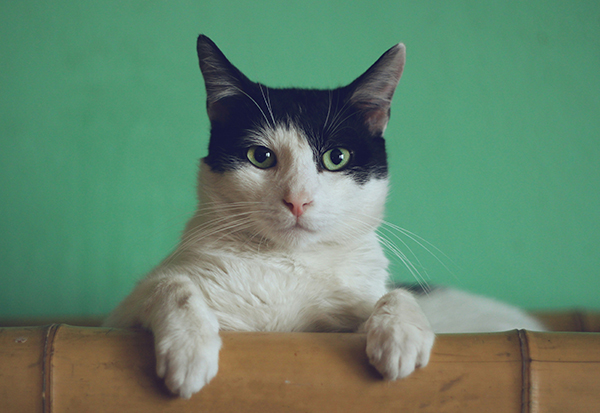
#> input picture myenv/images/Cat2.jpg, 600 x 413 px, found by its file name
$ python contour.py
#> lines starting #> are read from the running program, lines starting #| are printed output that depends on the picture; after the words box and inside, x2 and y2 are one past the last pixel; in counts of white or black regions, pixels touching at a corner belong together
import cv2
import numpy as np

# Absolute path to the image
img = cv2.imread('/Users/seungwookyoon/LearnOpenCV/myenv/images/Cat2.jpg')
#> img is the input picture: shape (413, 600, 3); mean B, G, R 108.4, 133.2, 99.7

#cv2.imshow('Cat', img)

blank = np.zeros(img.shape, dtype='uint8')
cv2.imshow('Blank', blank)

gray = cv2.cvtColor(img, cv2.COLOR_BGR2GRAY)
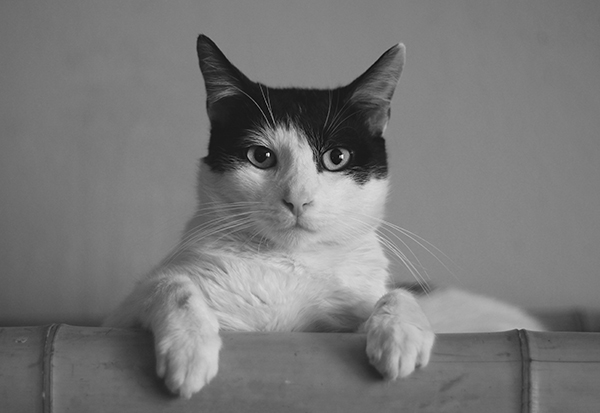
#> gray: shape (413, 600); min 3, max 255, mean 120.4
# [7 lines of commented-out code are left out]

ret, thresh = cv2.threshold(gray, 125, 255, cv2.THRESH_BINARY)
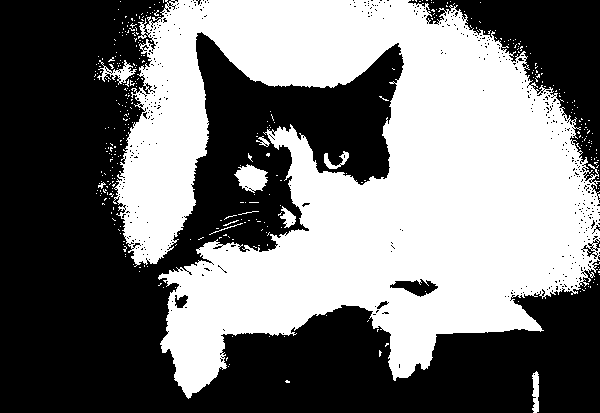
#> thresh: shape (413, 600); 46.3% white; 392 white regions (381 under 20 px)
cv2.imshow('Thresh', thresh)

contours, hierarchies = cv2.findContours(thresh, cv2.RETR_LIST, cv2.CHAIN_APPROX_NONE)
#> contours = 1073 contours, 1054 with area under 20; largest, box (x1, y1, x2, y2) and area: (113, 0, 600, 399) 111825, (234, 164, 268, 193) 568, (389, 278, 439, 298) 509, (97, 60, 137, 85) 264, (532, 371, 539, 413) 184
print(f'{len(contours)} contour(s) found!')
#| 1073 contour(s) found!

cv2.drawContours(blank, contours, -1, (0, 0, 255), 1)
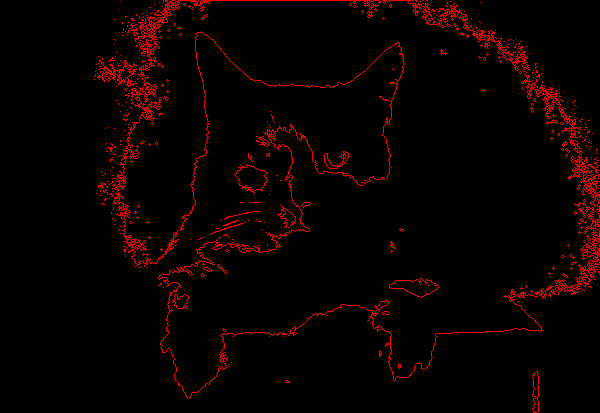
#> blank: shape (413, 600, 3); mean of channels 0, 1, 2 0, 0, 9.1; drawn as B, G, R
cv2.imshow('Contours Drawn', blank)

cv2.waitKey(0)
